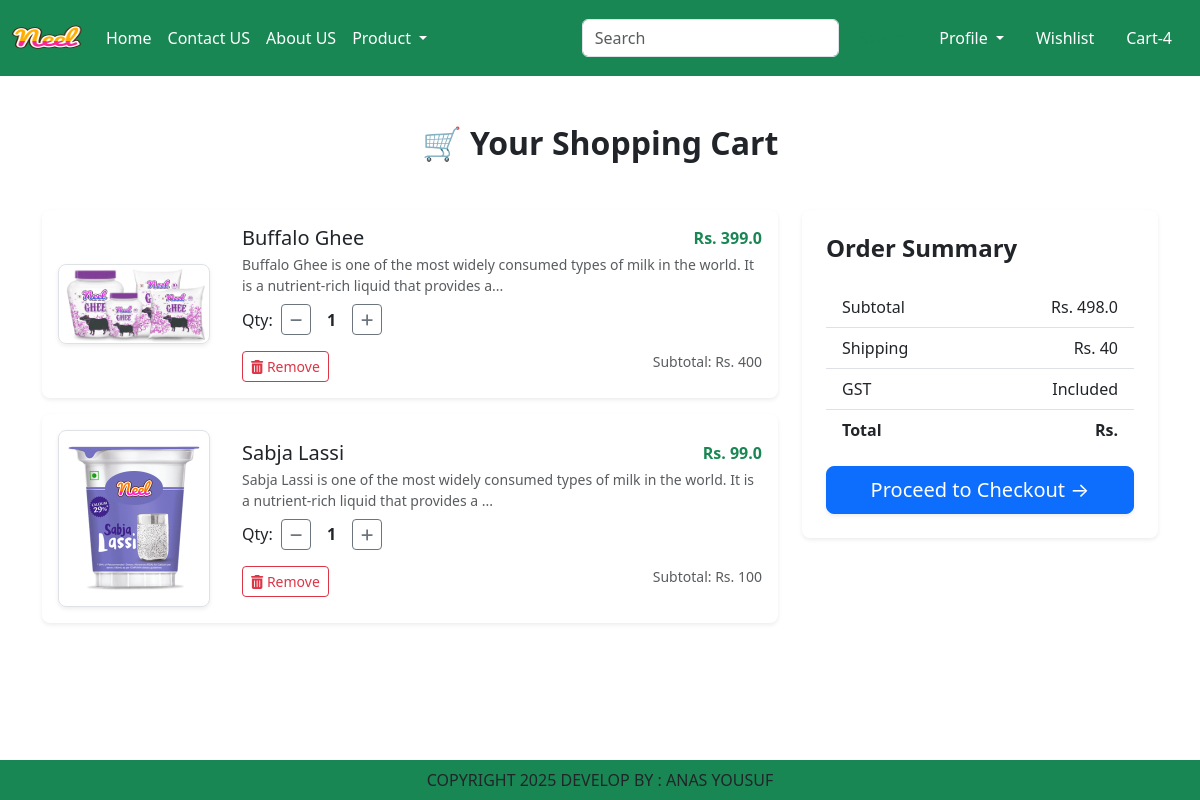
The page /cart/ (signed in) on the database its author committed.
### ecom_app/models.py (models this page shows, shortened)
class Cart(models.Model):
    user = models.ForeignKey(User,on_delete=models.CASCADE)
    product = models.ForeignKey(Product,on_delete=models.CASCADE)
    quantity = models.PositiveIntegerField(default=1)

class Product(models.Model):
    title=models.CharField(max_length=100)
    selling_prize=models.FloatField()
    discounted_price=models.FloatField()
    description= models.TextField()
    composition=models.TextField(default='')
    prodapp = models.TextField(default='')
    category=models.CharField(choices=CATEGORY_CHOICES, max_length=2)
    product_image = models.ImageField(upload_to='product')

### ecom_app/views.py (the view)
# urls.py: path('cart/', views.show_cart, name='showcart'),
def show_cart(request):
    user = request.user
    carts = Cart.objects.filter(user=user)
    amount = 0
    for p in carts:
        value = p.quantity * p.product.discounted_price
        amount = amount + value
    total_amount = amount + 40
    return render(request, 'app/addtocart.html', {'carts': carts, 'amount': amount, 'total_amount': total_amount})

### ecom_app/templates/app/addtocart.html (shortened to what this page needs)
{% extends 'app/base.html' %}
{% load static %}
{% block main-content %}
<div class="container my-5">
    {% if carts %}
    <h2 class="text-center fw-bold mb-5">🛒 Your Shopping Cart</h2>
    <div class="row g-4">
        <div class="col-lg-8">
            {% for item in carts %}
            <div class="card mb-3 shadow-sm border-0 rounded-3">
                <div class="row g-0 align-items-center">
                    <div class="col-md-3 text-center p-3">
                        <img src="{{item.product.product_image.url}}"
                             class="img-fluid rounded-3 border shadow-sm"
                             alt="{{item.product.title}}">
                    </div>
                    <div class="col-md-9">
                        <div class="card-body">
                            <div class="d-flex justify-content-between">
                                <h5 class="card-title mb-1">{{item.product.title}}</h5>
                                <span class="fw-bold text-success">Rs. {{item.product.discounted_price}}</span>
                            </div>
                            <p class="text-muted small mb-2">{{item.product.description|slice:":120"}}...</p>
                            <div class="d-flex align-items-center mb-3">
                                <label class="me-2 mb-0">Qty:</label>
                                <a class="minus-cart btn btn-sm btn-outline-secondary me-2" pid="{{item.product.id}}">
                                    <i class="fas fa-minus"></i>
                                </a>
                                <span class="quantity fw-bold px-2">{{item.quantity}}</span>
                                <a class="plus-cart btn btn-sm btn-outline-secondary ms-2" pid="{{item.product.id}}">
                                    <i class="fas fa-plus"></i>
                                </a>
                            </div>
                            <div class="d-flex justify-content-between">
                                <a href="#" class="remove-cart btn btn-sm btn-outline-danger" pid="{{item.product.id}}">
                                    <i class="fas fa-trash-alt"></i> Remove
                                </a>
                                <small class="text-muted">Subtotal: Rs. {{item.product.discounted_price|add:item.quantity}}</small>
                            </div>
                        </div>
                    </div>
                </div>
            </div>
            {% endfor %}
        </div>
        <div class="col-lg-4">
            <div class="card shadow-sm border-0 rounded-3">
                <div class="card-body p-4">
                    <h4 class="fw-bold mb-4">Order Summary</h4>
                    <ul class="list-group list-group-flush mb-3">
                        <li class="list-group-item d-flex justify-content-between">
                            <span>Subtotal</span> <span id="amount">Rs. {{amount}}</span>
                        </li>
                        <li class="list-group-item d-flex justify-content-between">
                            <span>Shipping</span> <span>Rs. 40</span>
                        </li>
                        <li class="list-group-item d-flex justify-content-between">
                            <span>GST</span> <span>Included</span>
                        </li>
                        <li class="list-group-item d-flex justify-content-between fw-bold">
                            <span>Total</span> <span id="totalamount">Rs. {{totalamount}}</span>
                        </li>
                    </ul>
                    <div class="d-grid">
                        <a href="{% url 'checkout' %}" class="btn btn-primary btn-lg shadow-sm">
                            Proceed to Checkout →
                        </a>
                    </div>
                </div>
            </div>
        </div>
    </div>
    {% else %}
    <div class="text-center py-5">
        <h3 class="text-muted">Your Cart is Empty</h3>
        <a href="/" class="btn btn-outline-primary mt-3">Continue Shopping</a>
    </div>
    {% endif %}
</div>
{% endblock main-content %}

### ecom_app/templates/app/base.html (shortened to what this page needs)
{% load static %}
<!doctype html>
<html lang="en">
  <head>
    <link href="https://cdn.jsdelivr.net/npm/bootstrap@5.3.8/dist/css/bootstrap.min.css" rel="stylesheet">
    <link rel ='stylesheet' href="{% static 'app/css/all.min.css' %}">
    <link rel ='stylesheet' href="{% static 'app/css/owl.carousel.min.css' %}">
    <link rel ='stylesheet' href="{% static 'app/css/style.css' %}">
  </head>
  <body>
    <nav class="navbar navbar-expand-lg bg-success">
  <div class="container-fluid">
    <a class='navbar-brand' href="#">
    <img src="{% static 'app/images/product/Neel.png'%}" width="70" height="50"></a>
    <div class="collapse navbar-collapse" id="navbarSupportedContent">
      <ul class="navbar-nav me-auto mb-2 mb-lg-0">
        {% if not request.user_authenticated%}
        <li class="nav-item">
          <a class="nav-link active text-white" aria-current="page" href="{% url 'home' %}">Home</a>
        </li>
        <li class="nav-item">
          <a class="nav-link text-white" href="{% url 'contact' %}">Contact US</a>
        </li>
         <li class="nav-item">
          <a class="nav-link text-white" href="{% url 'about' %}">About US</a>
        </li>
        <li class="nav-item dropdown">
          <a class="nav-link dropdown-toggle text-white" href="#" role="button" data-bs-toggle="dropdown" aria-expanded="false">
            Product
          </a>
        </li>
      </ul>
      <form class="d-flex" role="search">
        <input class="form-control me-2" type="search" placeholder="Search" aria-label="Search"/>
        <button class="btn btn-outline-success" type="submit">Search</button>
      </form>
      </div>
          <ul class="navbar-nav me-auto mb-2 mb-lg-0 ">
            <li class="nav-item dropdown mx-2" href="#">
            <a class="nav-link dropdown-toggle text-white" href="#" role="button" data-bs-toggle="dropdown" aria-expanded="false">
            Profile
          </a>
            </li>
          </ul>
          <li class="nav-link text-white mx-2 mb-lg-0 mb-2"><a class="dropdown-item" href="#">Wishlist</a></li>
            <li class="nav-link text-white mx-2 mb-lg-0 mb-2"><a class="dropdown-item" href="{% url 'showcart' %}">Cart-4</a></li>
            {%else%}
           <li class="nav-link text-white mx-2 mb-lg-0 mb-2"><a class="dropdown-item" href="{% url 'login' %}">Login</a></li>
            <li class="nav-link text-white mx-2 mb-lg-0 mb-2"><a class="dropdown-item" href="{% url 'registration' %}">Registration</a></li>
            {% endif %}
  </div>
</nav>
{%block main-content %}{% endblock main-content %}
<footer class="container-fluid fixed-bottom bg-success text-center p-2  mt-5" >
  COPYRIGHT 2025 DEVELOP BY : ANAS YOUSUF
</footer>
  </body>
</html>

### rows shown on the page
Cart: product.product_image (picture), product "Buffalo Ghee", product.discounted_price "399.0", product.description "Buffalo Ghee is one of the most widely consumed types of milk in the world. It is a nutrient-rich liquid that provides a", quantity "1", product.discounted_price|add "400"
Cart: product.product_image (picture), product "Sabja Lassi", product.discounted_price "99.0", product.description "Sabja Lassi is one of the most widely consumed types of milk in the world. It is a nutrient-rich liquid that provides a", quantity "1", product.discounted_price|add "100"

### other values the page prints
{{ amount }} "498.0"
